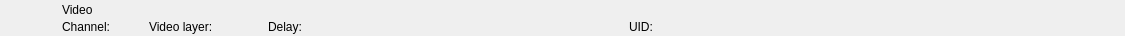
<?xml version="1.0" encoding="UTF-8"?>
<ui version="4.0">
 <class>RundownMovieWidget</class>
 <widget class="QWidget" name="RundownMovieWidget">
  <property name="geometry">
   <rect>
    <x>0</x>
    <y>0</y>
    <width>1125</width>
    <height>36</height>
   </rect>
  </property>
  <layout class="QHBoxLayout" name="horizontalLayout">
   <property name="spacing">
    <number>0</number>
   </property>
   <property name="leftMargin">
    <number>0</number>
   </property>
   <property name="topMargin">
    <number>0</number>
   </property>
   <property name="rightMargin">
    <number>0</number>
   </property>
   <property name="bottomMargin">
    <number>0</number>
   </property>
   <item>
    <widget class="QFrame" name="frameItem">
     <property name="sizePolicy">
      <sizepolicy hsizetype="Preferred" vsizetype="Fixed">
       <horstretch>0</horstretch>
       <verstretch>0</verstretch>
      </sizepolicy>
     </property>
     <property name="minimumSize">
      <size>
       <width>0</width>
       <height>36</height>
      </size>
     </property>
     <widget class="QLabel" name="labelIcon">
      <property name="geometry">
       <rect>
        <x>22</x>
        <y>2</y>
        <width>32</width>
        <height>32</height>
       </rect>
      </property>
      <property name="text">
       <string/>
      </property>
      <property name="pixmap">
       <pixmap resource="../Widgets.qrc">:/Graphics/Images/Movie.png</pixmap>
      </property>
      <property name="scaledContents">
       <bool>true</bool>
      </property>
     </widget>
     <widget class="QLabel" name="labelLabel">
      <property name="geometry">
       <rect>
        <x>62</x>
        <y>2</y>
        <width>533</width>
        <height>16</height>
       </rect>
      </property>
      <property name="text">
       <string>Video</string>
      </property>
     </widget>
     <widget class="QLabel" name="labelChannel">
      <property name="geometry">
       <rect>
        <x>62</x>
        <y>19</y>
        <width>78</width>
        <height>16</height>
       </rect>
      </property>
      <property name="text">
       <string>Channel:</string>
      </property>
     </widget>
     <widget class="QLabel" name="labelVideolayer">
      <property name="geometry">
       <rect>
        <x>149</x>
        <y>19</y>
        <width>110</width>
        <height>16</height>
       </rect>
      </property>
      <property name="text">
       <string>Video layer:</string>
      </property>
     </widget>
     <widget class="QLabel" name="labelColor">
      <property name="geometry">
       <rect>
        <x>0</x>
        <y>0</y>
        <width>18</width>
        <height>36</height>
       </rect>
      </property>
      <property name="text">
       <string/>
      </property>
     </widget>
     <widget class="QLabel" name="labelGroupColor">
      <property name="geometry">
       <rect>
        <x>0</x>
        <y>0</y>
        <width>6</width>
        <height>36</height>
       </rect>
      </property>
      <property name="text">
       <string/>
      </property>
     </widget>
     <widget class="QLabel" name="labelDevice">
      <property name="geometry">
       <rect>
        <x>360</x>
        <y>19</y>
        <width>260</width>
        <height>16</height>
       </rect>
      </property>
      <property name="text">
       <string></string>
      </property>
     </widget>
     <widget class="QLabel" name="labelDelay">
      <property name="geometry">
       <rect>
        <x>268</x>
        <y>19</y>
        <width>83</width>
        <height>16</height>
       </rect>
      </property>
      <property name="text">
       <string>Delay:</string>
      </property>
     </widget>
     <widget class="QLabel" name="labelLoopOverlay">
      <property name="geometry">
       <rect>
        <x>22</x>
        <y>1</y>
        <width>32</width>
        <height>32</height>
       </rect>
      </property>
      <property name="text">
       <string/>
      </property>
      <property name="pixmap">
       <pixmap resource="../Widgets.qrc">:/Graphics/Images/LoopIconOverlay.png</pixmap>
      </property>
      <property name="scaledContents">
       <bool>false</bool>
      </property>
      <property name="alignment">
       <set>Qt::AlignCenter</set>
      </property>
     </widget>
     <widget class="QLabel" name="labelRemoteTriggerId">
      <property name="geometry">
       <rect>
        <x>629</x>
        <y>19</y>
        <width>111</width>
        <height>16</height>
       </rect>
      </property>
      <property name="text">
       <string>UID:</string>
      </property>
     </widget>
    </widget>
   </item>
   <item>
    <widget class="QFrame" name="frameStatus">
     <property name="minimumSize">
      <size>
       <width>399</width>
       <height>0</height>
      </size>
     </property>
     <property name="maximumSize">
      <size>
       <width>399</width>
       <height>16777215</height>
      </size>
     </property>
     <widget class="QLabel" name="labelGpiConnected">
      <property name="geometry">
       <rect>
        <x>291</x>
        <y>2</y>
        <width>32</width>
        <height>32</height>
       </rect>
      </property>
      <property name="minimumSize">
       <size>
        <width>32</width>
        <height>32</height>
       </size>
      </property>
      <property name="maximumSize">
       <size>
        <width>32</width>
        <height>32</height>
       </size>
      </property>
      <property name="lineWidth">
       <number>0</number>
      </property>
      <property name="text">
       <string/>
      </property>
      <property name="pixmap">
       <pixmap resource="../Widgets.qrc">:/Graphics/Images/GpiConnected.png</pixmap>
      </property>
      <property name="scaledContents">
       <bool>true</bool>
      </property>
     </widget>
     <widget class="QLabel" name="labelDisconnected">
      <property name="geometry">
       <rect>
        <x>355</x>
        <y>2</y>
        <width>32</width>
        <height>32</height>
       </rect>
      </property>
      <property name="minimumSize">
       <size>
        <width>32</width>
        <height>32</height>
       </size>
      </property>
      <property name="maximumSize">
       <size>
        <width>32</width>
        <height>32</height>
       </size>
      </property>
      <property name="text">
       <string/>
      </property>
      <property name="pixmap">
       <pixmap resource="../Widgets.qrc">:/Graphics/Images/Disconnected.png</pixmap>
      </property>
      <property name="scaledContents">
       <bool>true</bool>
      </property>
     </widget>
     <widget class="QLabel" name="labelActiveColor">
      <property name="geometry">
       <rect>
        <x>391</x>
        <y>0</y>
        <width>8</width>
        <height>36</height>
       </rect>
      </property>
      <property name="minimumSize">
       <size>
        <width>8</width>
        <height>36</height>
       </size>
      </property>
      <property name="maximumSize">
       <size>
        <width>8</width>
        <height>36</height>
       </size>
      </property>
      <property name="text">
       <string/>
      </property>
     </widget>
     <widget class="QLabel" name="labelThumbnail">
      <property name="geometry">
       <rect>
        <x>229</x>
        <y>2</y>
        <width>57</width>
        <height>32</height>
       </rect>
      </property>
      <property name="minimumSize">
       <size>
        <width>57</width>
        <height>32</height>
       </size>
      </property>
      <property name="maximumSize">
       <size>
        <width>57</width>
        <height>32</height>
       </size>
      </property>
      <property name="lineWidth">
       <number>0</number>
      </property>
      <property name="text">
       <string/>
      </property>
      <property name="scaledContents">
       <bool>true</bool>
      </property>
     </widget>
     <widget class="OscTimeWidget" name="widgetOscTime" native="true">
      <property name="geometry">
       <rect>
        <x>3</x>
        <y>3</y>
        <width>220</width>
        <height>31</height>
       </rect>
      </property>
     </widget>
     <widget class="QLabel" name="labelAutoPlay">
      <property name="geometry">
       <rect>
        <x>323</x>
        <y>2</y>
        <width>32</width>
        <height>32</height>
       </rect>
      </property>
      <property name="minimumSize">
       <size>
        <width>32</width>
        <height>32</height>
       </size>
      </property>
      <property name="maximumSize">
       <size>
        <width>32</width>
        <height>32</height>
       </size>
      </property>
      <property name="lineWidth">
       <number>0</number>
      </property>
      <property name="text">
       <string/>
      </property>
      <property name="pixmap">
       <pixmap resource="../Widgets.qrc">:/Graphics/Images/AutoPlayItem.png</pixmap>
      </property>
      <property name="scaledContents">
       <bool>true</bool>
      </property>
      <property name="margin">
       <number>0</number>
      </property>
     </widget>
    </widget>
   </item>
  </layout>
 </widget>
 <customwidgets>
  <customwidget>
   <class>OscTimeWidget</class>
   <extends>QWidget</extends>
   <header>OscTimeWidget.h</header>
   <container>1</container>
  </customwidget>
 </customwidgets>
 <resources>
  <include location="../Widgets.qrc"/>
 </resources>
 <connections/>
 <slots>
  <slot>addToCombo()</slot>
 </slots>
</ui>
